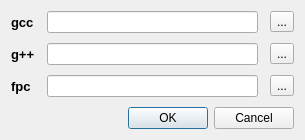
<?xml version="1.0" encoding="UTF-8"?>
<ui version="4.0">
 <class>CompilerSelectingDialog</class>
 <widget class="QDialog" name="CompilerSelectingDialog">
  <property name="geometry">
   <rect>
    <x>0</x>
    <y>0</y>
    <width>305</width>
    <height>137</height>
   </rect>
  </property>
  <property name="windowTitle">
   <string>Select Compiler's Location</string>
  </property>
  <layout class="QVBoxLayout" name="verticalLayout">
   <property name="spacing">
    <number>10</number>
   </property>
   <item>
    <layout class="QGridLayout" name="gridLayout">
     <property name="horizontalSpacing">
      <number>12</number>
     </property>
     <property name="verticalSpacing">
      <number>10</number>
     </property>
     <item row="0" column="0">
      <widget class="QLabel" name="gccLabel">
       <property name="styleSheet">
        <string notr="true">font-size: 10pt;
font-weight: bold;</string>
       </property>
       <property name="text">
        <string notr="true">gcc</string>
       </property>
      </widget>
     </item>
     <item row="0" column="1">
      <widget class="QLineEdit" name="gccPath"/>
     </item>
     <item row="0" column="2">
      <widget class="QToolButton" name="gccSelectButton">
       <property name="text">
        <string notr="true">...</string>
       </property>
      </widget>
     </item>
     <item row="1" column="1">
      <widget class="QLineEdit" name="gppPath"/>
     </item>
     <item row="1" column="2">
      <widget class="QToolButton" name="gppSelectButton">
       <property name="text">
        <string notr="true">...</string>
       </property>
      </widget>
     </item>
     <item row="2" column="0">
      <widget class="QLabel" name="fpcLabel">
       <property name="styleSheet">
        <string notr="true">font-size: 10pt;
font-weight: bold;</string>
       </property>
       <property name="text">
        <string notr="true">fpc</string>
       </property>
      </widget>
     </item>
     <item row="2" column="1">
      <widget class="QLineEdit" name="fpcPath"/>
     </item>
     <item row="2" column="2">
      <widget class="QToolButton" name="fpcSelectButton">
       <property name="text">
        <string notr="true">...</string>
       </property>
      </widget>
     </item>
     <item row="1" column="0">
      <widget class="QLabel" name="gppLabel">
       <property name="styleSheet">
        <string notr="true">font-size: 10pt;
font-weight: bold;</string>
       </property>
       <property name="text">
        <string notr="true">g++</string>
       </property>
      </widget>
     </item>
    </layout>
   </item>
   <item>
    <widget class="QDialogButtonBox" name="buttonBox">
     <property name="orientation">
      <enum>Qt::Horizontal</enum>
     </property>
     <property name="standardButtons">
      <set>QDialogButtonBox::Cancel|QDialogButtonBox::Ok</set>
     </property>
    </widget>
   </item>
  </layout>
 </widget>
 <resources/>
 <connections>
  <connection>
   <sender>buttonBox</sender>
   <signal>accepted()</signal>
   <receiver>CompilerSelectingDialog</receiver>
   <slot>accept()</slot>
   <hints>
    <hint type="sourcelabel">
     <x>248</x>
     <y>254</y>
    </hint>
    <hint type="destinationlabel">
     <x>157</x>
     <y>274</y>
    </hint>
   </hints>
  </connection>
  <connection>
   <sender>buttonBox</sender>
   <signal>rejected()</signal>
   <receiver>CompilerSelectingDialog</receiver>
   <slot>reject()</slot>
   <hints>
    <hint type="sourcelabel">
     <x>152</x>
     <y>118</y>
    </hint>
    <hint type="destinationlabel">
     <x>152</x>
     <y>69</y>
    </hint>
   </hints>
  </connection>
 </connections>
</ui>
